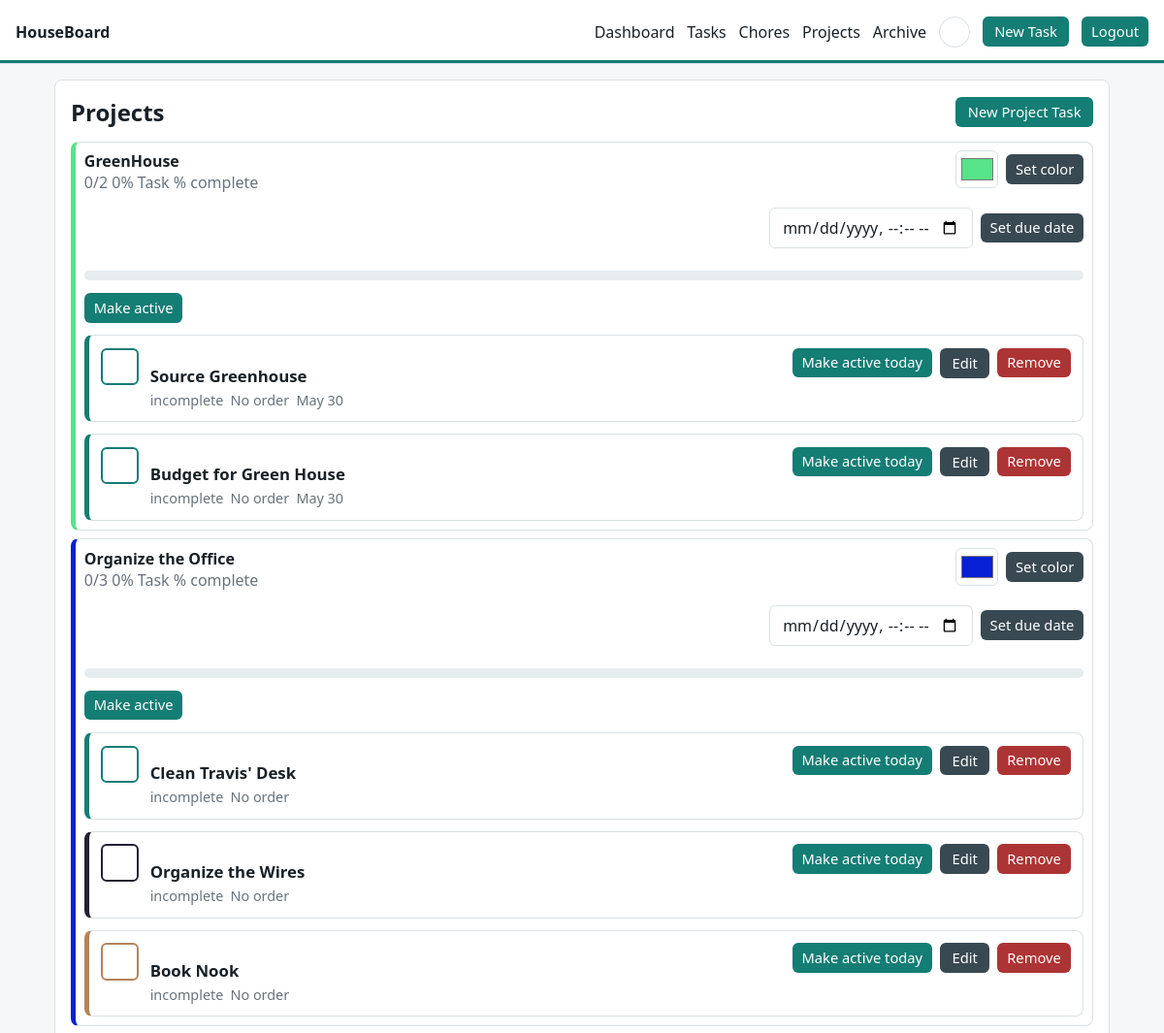
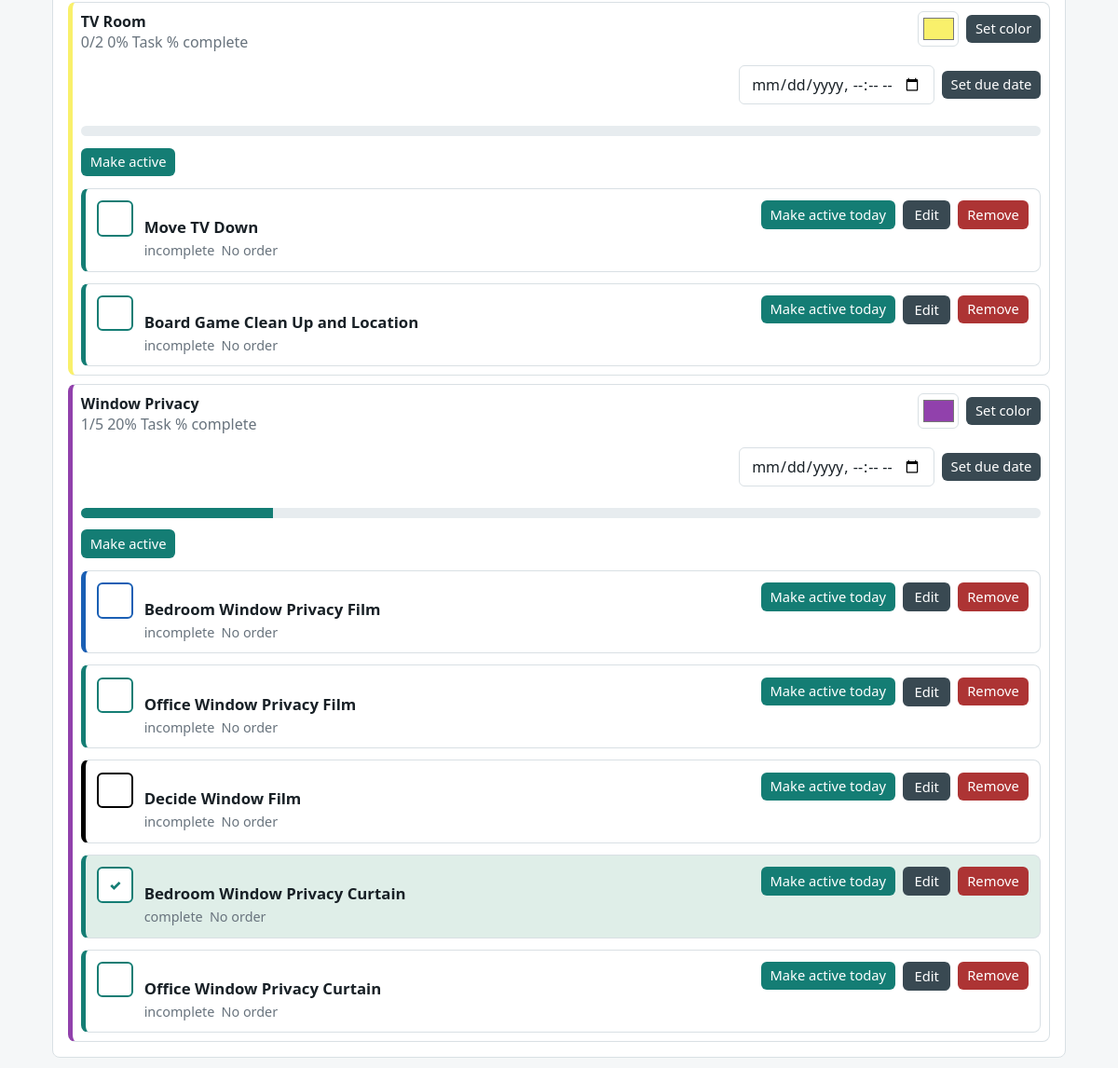
Page /projects (signed in) on the committed database (2 pictures, top to bottom).
### app/models.py (models this page shows)
class Task(Base):
    __tablename__ = "tasks"
    id: Mapped[int] = mapped_column(Integer, primary_key=True)
    title: Mapped[str] = mapped_column(String(160), index=True)
    description: Mapped[str] = mapped_column(Text, default="")
    type: Mapped[str] = mapped_column(String(20), default="chore")
    status: Mapped[str] = mapped_column(String(20), default="incomplete", index=True)
    priority: Mapped[int] = mapped_column(Integer, default=2)
    color: Mapped[str] = mapped_column(String(20), default="#147d74")
    assigned_to: Mapped[int | None] = mapped_column(ForeignKey("users.id"), nullable=True)
    project_name: Mapped[str] = mapped_column(String(120), default="", index=True)
    project_order: Mapped[int] = mapped_column(Integer, default=0)
    reset_frequency: Mapped[str] = mapped_column(String(30), default="daily")
    reset_value: Mapped[str] = mapped_column(String(100), default="")
    due_at: Mapped[datetime | None] = mapped_column(DateTime(timezone=True), nullable=True)
    completed_date: Mapped[date | None] = mapped_column(Date, nullable=True, index=True)
    next_reset_at: Mapped[datetime | None] = mapped_column(DateTime(timezone=True), nullable=True)
    created_at: Mapped[datetime] = mapped_column(DateTime(timezone=True), default=utcnow)
    updated_at: Mapped[datetime] = mapped_column(DateTime(timezone=True), default=utcnow)
    assignee: Mapped[User | None] = relationship(back_populates="tasks")
    history: Mapped[list["TaskHistory"]] = relationship(
        back_populates="task", cascade="all, delete-orphan"
    )

class AppSetting(Base):
    __tablename__ = "app_settings"
    key: Mapped[str] = mapped_column(String(80), primary_key=True)
    value: Mapped[str] = mapped_column(Text, default="")
    updated_at: Mapped[datetime] = mapped_column(DateTime(timezone=True), default=utcnow)

### app/main.py (the view)
@app.get("/projects", response_class=HTMLResponse)
def projects_page(
    request: Request,
    user: User = Depends(get_current_user),
    db: Session = Depends(get_db),
):
    tasks = task_query(db, user)
    active_projects = active_project_names(db)
    today = local_today()
    active_task_ids = active_task_ids_for_date(db, today)
    groups = dashboard_groups(tasks, today, active_projects, active_task_ids)
    return render(
        request,
        "projects.html",
        {
            "user": user,
            "projects": [project for project in groups["projects"] if project["complete"] < project["total"]],
            "active_projects": active_projects,
            "active_task_ids": active_task_ids,
            "project_quote": project_quote,
            "project_color": lambda name: project_color(db, name),
        },
    )

### app/templates/projects.html (shortened to what this page needs)
{% extends "base.html" %}
{% block content %}
<section class="panel">
  <div class="section-title">
    <h1>Projects</h1>
    <a class="button-link" href="/tasks/new?type=project">New Project Task</a>
  </div>
  <div class="project-grid">
    {% for project in projects %}
      <article class="project-card" style="--project-color: {{ project_color(project.name) }}">
        <div class="project-head">
          <div>
            <strong>{{ project.name }}</strong>
            <span>{{ project.complete }}/{{ project.total }} {{ project.percent }}% Task % complete</span>
          </div>
          <div class="project-head-actions">
            <form method="post" action="/projects/{{ project_quote(project.name) }}/color" class="color-form">
              <input name="color" type="color" value="{{ project_color(project.name) }}">
              <button type="submit" class="secondary">Set color</button>
            </form>
            <form method="post" action="/projects/{{ project_quote(project.name) }}/due-date" class="due-date-form">
              <input name="due_at" type="datetime-local" required>
              <button type="submit" class="secondary">Set due date</button>
            </form>
          </div>
        </div>
        <div class="progress"><span style="width: {{ project.percent }}%"></span></div>
        <form method="post" action="/projects/{{ project_quote(project.name) }}/toggle" class="project-active-form">
          <button type="submit" class="{{ 'secondary' if project.name in active_projects else '' }}">
            {{ "Active on dashboard" if project.name in active_projects else "Make active" }}
          </button>
        </form>
        <div class="project-task-list">
          {% for task in project.tasks %}
            <article class="task-card {{ task.status or 'incomplete' }}" style="--task-color: {{ task.color }}">
              <form method="post" action="/projects/tasks/{{ task.id }}/toggle">
                <button class="check" title="Toggle complete">{{ "✓" if task.status == "complete" else "" }}</button>
              </form>
              <div>
                <h3>{% if task.project_order > 0 %}{{ task.project_order }}. {% endif %}{{ task.title }}</h3>
                <div class="meta">
                  <span>{{ task.status or "incomplete" }}</span>
                  <span>{{ "No order" if task.project_order == 0 else "Order " ~ task.project_order }}</span>
                  {% if task.due_at %}<span>{{ task.due_at | short_date }}</span>{% endif %}
                </div>
              </div>
              <div class="task-actions">
                <form method="post" action="/projects/tasks/{{ task.id }}/activate">
                  <button type="submit" class="{{ 'secondary' if task.id in active_task_ids else '' }}">
                    {{ "Active today" if task.id in active_task_ids else "Make active today" }}
                  </button>
                </form>
                <a class="button-link secondary-link" href="/tasks/{{ task.id }}/edit">Edit</a>
                <form method="post" action="/projects/tasks/{{ task.id }}/delete">
                  <button class="danger" type="submit">Remove</button>
                </form>
              </div>
            </article>
          {% endfor %}
        </div>
      </article>
    {% else %}
      <p class="empty">No project tasks yet.</p>
    {% endfor %}
  </div>
</section>
{% endblock %}

### app/static/GrayPry_Globals.css (style rules this page uses)
* { box-sizing: border-box }
body, html { height: 100%; margin: 0; font-family: Arial; }
button { font-family: Consolas,monaco,monospace; }

### app/static/styles.css (style rules this page uses)
:root { color-scheme: light; --bg: #f5f7f8; --panel: #ffffff; --text: #182026; --muted: #68737d; --line: #d9e0e4; --accent: #147d74; --accent-strong: #0f5f59; --danger: #ad3434; --done: #dfeee8; --row-scale: 1; --session-highlight: transparent; --radius-sm: 6px; --radius-md: 8px; --control-font-size: calc(0.92rem * var(--row-scale)); --control-py: calc(0.5rem * var(--row-scale)); --control-px: calc(0.78rem * var(--row-scale)); --control-py-compact: calc(0.4rem * var(--row-scale)); --control-px-compact: calc(0.62rem * var(--row-scale)); --dashboard-col-chores: minmax(250px, 0.65fr); --dashboard-col-main: minmax(520px, 1.55fr); --topbar-height: 66px; --task-row-height: 2.7rem; }
* { box-sizing: border-box; }
body { margin: 0; background: var(--bg); color: var(--text); font-family: system-ui, -apple-system, BlinkMacSystemFont, "Segoe UI", sans-serif; }
a { color: inherit; text-decoration: none; }
button, input, select, textarea { font: inherit; }
button { border: 0; border-radius: var(--radius-sm); background: var(--accent); color: white; padding: var(--control-py) var(--control-px); font-size: var(--control-font-size); line-height: 1.2; cursor: pointer; }
.button-link, .nav-action { display: inline-flex; align-items: center; justify-content: center; border-radius: var(--radius-sm); background: var(--accent); color: #fff; padding: var(--control-py) var(--control-px); font-size: var(--control-font-size); line-height: 1; }
.secondary { background: #394952; }
.secondary-link { background: #394952; }
.danger { background: var(--danger); }
.auth-panel, .panel { background: var(--panel); border: 1px solid var(--line); border-radius: var(--radius-md); padding: 1rem; }
input, select, textarea { width: 100%; border: 1px solid var(--line); border-radius: var(--radius-sm); padding: var(--control-py) var(--control-px); background: #fff; color: var(--text); }
h1, h2, p { margin-top: 0; }
.section-title { display: flex; align-items: center; justify-content: space-between; gap: 1rem; margin-bottom: 0.85rem; }
.section-title h1 { margin: 0; }
.task-card { display: grid; grid-template-columns: auto 1fr auto; gap: 0.75rem; align-items: start; padding: calc(0.78rem * var(--row-scale)); border: 1px solid var(--line); border-left: 5px solid var(--task-color, var(--accent)); border-radius: 8px; background: #fff; }
.task-card.complete { background: var(--done); }
.task-card h3 { margin-bottom: 0.25rem; font-size: 1.05rem; }
.check { width: 2.4rem; height: 2.4rem; padding: 0; border: 2px solid var(--task-color, var(--accent)); background: white; color: var(--task-color, var(--accent)); font-weight: 900; }
.task-actions { display: flex; align-items: start; gap: 0.5rem; }
.task-actions form { margin: 0; }
.task-actions button { padding: var(--control-py-compact) var(--control-px-compact); }
.meta { display: flex; gap: 0.45rem; flex-wrap: wrap; }
.meta span, .stats span, .dash-tasks span, .user-list span { color: var(--muted); font-size: 0.9rem; }
.project-grid { display: grid; grid-template-columns: minmax(0, 1fr); gap: 0.55rem; }
.project-card { border: 1px solid var(--line); border-left: 5px solid var(--project-color, var(--accent)); border-radius: var(--radius-md); padding: 0.55rem; background: #fff; }
.project-head { display: flex; justify-content: space-between; align-items: start; gap: 1rem; margin-bottom: 0.65rem; }
.project-head-actions { display: grid; gap: 0.45rem; justify-items: end; }
.project-head strong { display: block; }
.project-head span { color: var(--muted); }
.project-card form { margin: 0 0 0.8rem; }
.color-form { display: flex; align-items: center; gap: 0.5rem; }
.due-date-form { display: flex; align-items: center; gap: 0.5rem; }
.color-form input { width: 2.75rem; height: 2.4rem; padding: 0.15rem; }
.due-date-form input { width: 210px; }
.color-form button, .due-date-form button, .project-active-form button { padding: var(--control-py-compact) var(--control-px-compact); }
.project-task-list { display: grid; gap: 0.75rem; margin-top: 0.75rem; }
.progress { height: 0.65rem; border-radius: 999px; background: #e7ecef; overflow: hidden; margin-bottom: 0.8rem; }
.progress span { display: block; height: 100%; background: var(--accent); }

### rows in the picture
Task: name "GreenHouse", complete "0", total "2", percent "0", color "#57e389", project_name "Make active", title "Budget for Green House", status "incomplete", project_order "No order", due_at|short_date "May 30", id "Make active today"
Task: title "Source Greenhouse", status "incomplete", project_order "No order", due_at|short_date "May 30", id "Make active today"
Task: name "Organize the Office", complete "0", total "3", percent "0", color "#0520d5", project_name "Make active", title "Organize the Wires", status "incomplete", project_order "No order", id "Make active today"
Task: title "Clean Travis' Desk", status "incomplete", project_order "No order", id "Make active today"
Task: title "Book Nook", status "incomplete", project_order "No order", id "Make active today"
Task: name "TV Room", complete "0", total "2", percent "0", color "#f9f06b", project_name "Make active", title "Move TV Down", status "incomplete", project_order "No order", id "Make active today"
Task: title "Board Game Clean Up and Location", status "incomplete", project_order "No order", id "Make active today"
Task: name "Window Privacy", complete "1", total "5", percent "20", color "#9141ac", project_name "Make active", status "✓", title "Bedroom Window Privacy Curtain", status "complete", project_order "No order", id "Make active today"
Task: title "Bedroom Window Privacy Film", status "incomplete", project_order "No order", id "Make active today"
Task: title "Office Window Privacy Film", status "incomplete", project_order "No order", id "Make active today"
Task: title "Decide Window Film", status "incomplete", project_order "No order", id "Make active today"
Task: title "Office Window Privacy Curtain", status "incomplete", project_order "No order", id "Make active today"

### other values in the picture
{{ app_name }} "HouseBoard"
